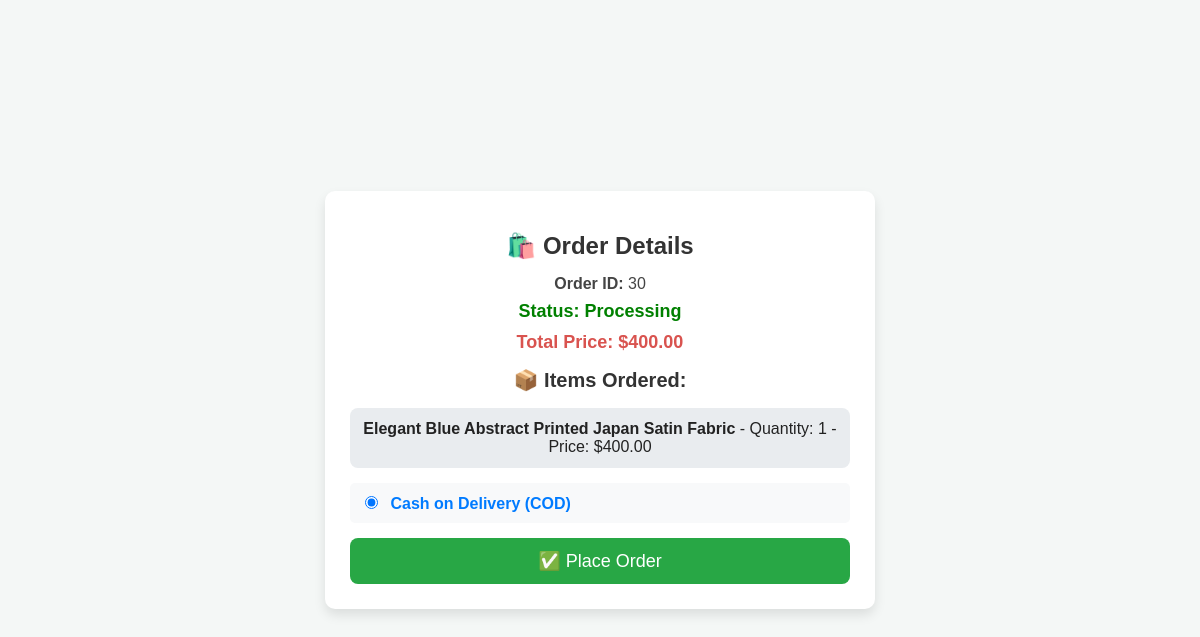
Page /order/30/ on the committed database.
### core/models.py (models this page shows, shortened)
class Order(models.Model):
    PAYMENT_METHOD_CHOICES = [
        ('cod', 'Cash on Delivery'),
        ('online', 'Online Payment'),
    ]
    STATUS_CHOICES = [
        ('pending', 'Pending'),
        ('processing', 'Processing'),
        ('shipped', 'Shipped'),
        ('delivered', 'Delivered'),
        ('canceled', 'Canceled'),
    ]
    user = models.ForeignKey(User, on_delete=models.CASCADE, null=True, blank=True)
    total_price = models.DecimalField(max_digits=10, decimal_places=2)
    status = models.CharField(max_length=20, choices=STATUS_CHOICES, default='pending')
    order_note = models.TextField(blank=True, null=True)
    payment_method = models.CharField(max_length=20, choices=PAYMENT_METHOD_CHOICES, default='cod')  # New field
    created_at = models.DateTimeField(auto_now_add=True)
    updated_at = models.DateTimeField(auto_now=True)

class OrderItem(models.Model):
    order = models.ForeignKey(Order, on_delete=models.CASCADE, related_name="items")
    product = models.ForeignKey('Product', on_delete=models.CASCADE)
    quantity = models.PositiveIntegerField(default=1)
    price = models.DecimalField(max_digits=10, decimal_places=2)  # Store price at the time of order

class Product(models.Model):
    CATEGORY_CHOICES = [
        ('printed_fabric', 'Printed Fabric'),
        ('solid_dyed_fabric', 'Solid Dyed Fabric'),
        ('fabric_set', 'Fabric Set'),
        ('dyed_fabric', 'Dyed Fabric'),
        ('shop_look', 'Shop Look'),
        ('womens_wear', "Women's Wear"),
    ]
    name = models.CharField(max_length=255)
    description = models.TextField(blank=True, null=True)
    price = models.DecimalField(max_digits=10, decimal_places=2)
    stock = models.PositiveIntegerField(default=0)
    category = models.ForeignKey(Category, on_delete=models.CASCADE, null=True, blank=True)
    image = models.ImageField(upload_to='products/images/', blank=True, null=True)
    hover_image = models.ImageField(upload_to='products/images/', blank=True, null=True)
    image1 = models.ImageField(upload_to='products/images/', blank=True, null=True)
    image2 = models.ImageField(upload_to='products/images/', blank=True, null=True)
    image3 = models.ImageField(upload_to='products/images/', blank=True, null=True)
    image4 = models.ImageField(upload_to='products/images/', blank=True, null=True)
    created_at = models.DateTimeField(auto_now_add=True)
    updated_at = models.DateTimeField(auto_now=True)

### core/views.py (the view)
# urls.py: path('order/<int:order_id>/', order_detail, name='order_detail'),
def order_detail(request, order_id):
    order = get_object_or_404(Order, id=order_id)
    return render(request, "order_detail.html", {"order": order})

### templates/order_detail.html (shortened to what this page needs)
<!DOCTYPE html>
<html lang="en">
<head>
</head>
<body>
    <div class="container">
        <h1>🛍️ Order Details</h1>
        <p><strong>Order ID:</strong> {{ order.id }}</p>
        <p class="status"><strong>Status:</strong> {{ order.status }}</p>
        <p class="total"><strong>Total Price:</strong> ${{ order.total_price }}</p>
        <h2>📦 Items Ordered:</h2>
        <ul>
            {% for item in order.items.all %}
                <li>
                    <strong>{{ item.product.name }}</strong> -
                    Quantity: {{ item.quantity }} -
                    Price: ${{ item.price }}
                </li>
            {% endfor %}
        </ul>
        <form method="POST" action="{% url 'place_order' order.id %}">
            <div class="payment-options">
                <label>
                    <input type="radio" name="payment_method" value="cod" checked> Cash on Delivery (COD)
                </label>
            </div>
            <button type="submit" class="place-order-btn">✅ Place Order</button>
        </form>
    </div>
</body>
</html>

### templates/order_detail.html (style rules this page uses)
body { font-family: 'Arial', sans-serif; background-color: #f4f7f6; margin: 0; padding: 0; display: flex; justify-content: center; align-items: center; height: 100vh; }
.container { background: #fff; padding: 25px; border-radius: 10px; box-shadow: 0 6px 12px rgba(0, 0, 0, 0.1); max-width: 500px; width: 90%; text-align: center; transition: 0.3s; }
h1 { color: #333; margin-bottom: 15px; font-size: 24px; }
p { font-size: 16px; color: #444; margin: 8px 0; }
.status { font-weight: bold; color: green; font-size: 18px; }
.total { font-size: 18px; font-weight: bold; color: #d9534f; margin-top: 10px; }
h2 { font-size: 20px; color: #333; margin-top: 15px; }
ul { list-style-type: none; padding: 0; margin: 10px 0; }
li { background: #e9ecef; padding: 12px; margin: 6px 0; border-radius: 8px; font-size: 16px; color: #222; transition: 0.3s; }
.payment-options { margin-top: 15px; text-align: left; font-size: 16px; padding: 10px; border-radius: 5px; background: #f8f9fa; }
.payment-options label { cursor: pointer; font-weight: bold; color: #007bff; }
.payment-options input { margin-right: 8px; }
.place-order-btn { background: #28a745; color: white; border: none; padding: 12px 18px; margin-top: 15px; cursor: pointer; border-radius: 8px; font-size: 18px; transition: 0.3s; display: block; width: 100%; }

### rows in the picture
Order: id "30", status "Processing", total_price "400.00"
OrderItem: product.name "Elegant Blue Abstract Printed Japan Satin Fabric", quantity "1", price "400.00"
